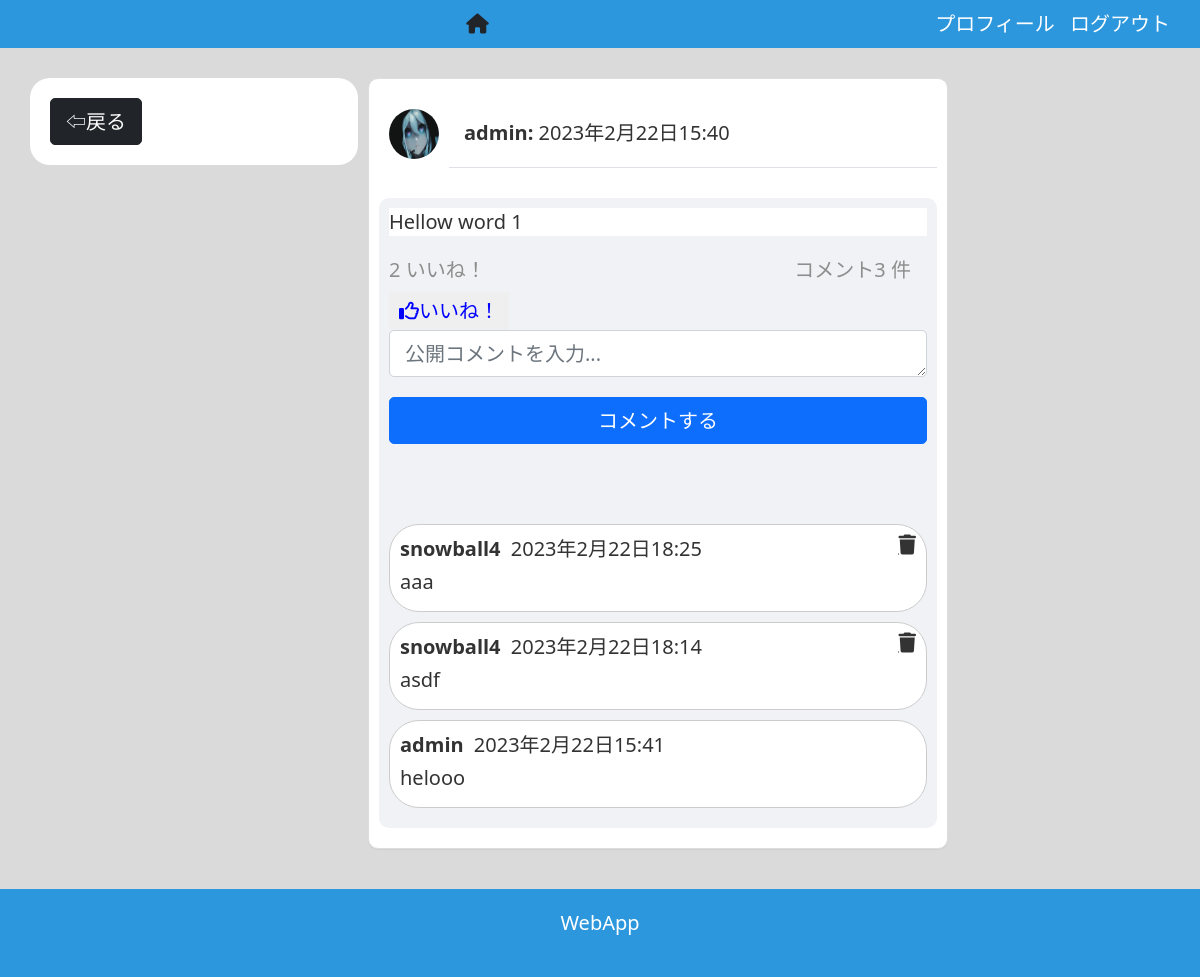
Page /social/post/70/ (signed in) on the committed database.
### social/models.py (models this page shows)
class Post(models.Model):
    body = models.TextField()
    created_on = models.DateTimeField(default=timezone.now)
    author = models.ForeignKey(User, on_delete=models.CASCADE)
    likes = models.ManyToManyField(User, blank = True, related_name = 'likes')
    dislikes = models.ManyToManyField(User, blank = True, related_name= 'dislikes')
    image = models.ImageField(upload_to='uploads/posts', blank=True, null=True)

class UserProfile(models.Model):
    user = models.OneToOneField(User, primary_key=True, verbose_name='user', related_name='profile', on_delete=models.CASCADE)
    name = models.CharField(max_length=30, blank=True, null=True)
    bio = models.TextField(max_length=500, blank=True, null=True)
    birth_date = models.DateField(null=True, blank=True)
    location = models.CharField(max_length=100, blank=True, null = True)
    picture = models.ImageField(upload_to='uploads/profile_pictures',default='uploads/profile_pictures/default.png', blank=True)

class Comment(models.Model):
    comment = models.TextField()
    created_on = models.DateTimeField(default=timezone.now)
    post = models.ForeignKey('Post', on_delete=models.CASCADE,related_name='comments')
    author = models.ForeignKey(User, on_delete=models.CASCADE)

### social/views.py (the view, shortened to what this page needs)
# urls.py: path('post/<int:pk>/', PostDetailView.as_view(), name='post-detail'),
class PostDetailView(LoginRequiredMixin, View):
    def get(self, request, pk, *args, **kwargs):
        post = Post.objects.get(pk=pk)
        form = CommentForm()
        comments = Comment.objects.filter(post=post).order_by('-created_on')
        context = {
            'post': post,
            'form': form,
            'comments': comments,
        }
        return render(request, 'social/post_detail.html', context)

### social/forms.py
class CommentForm(forms.ModelForm):
    comment = forms.CharField(
        label='',
        widget=forms.Textarea(
            attrs={'rows': '1',
                   'placeholder': '公開コメントを入力...',
                   }
        ))
    class Meta:
        model = Comment
        fields = ['comment']

### social/templates/social/post_detail.html (shortened to what this page needs)
{% extends 'social/base.html' %}
{% load crispy_forms_tags %}
{% block content %}
<body>
  <header>
    <div class="header-center mx-auto">
      <i class="fa-solid fa-house"></i>
    </div>
    <div class="header-right">
      <a href="{% url 'profile' user.profile.pk %}">プロフィール</a>
      <a href="{% url 'account_logout' %}">ログアウト</a>
    </div>
  </header>
  <main>
    <div class="left-column">
      <div class="following">
          <a href="{% url 'post-list' %}" class="btn btn-dark">⇦戻る</a>
      </div>
    </div>
    <div class="center-column">
      <div class="post">
      <div class="post-header">
        <img src="{{ post.author.profile.picture.url }}" alt="Profile picture" />
        <div class="container">
          <div class="row justify-content-left mt-3">
            <div class="col-md-700 col-sm-50  border-bottom">
              <p>
              <strong>{{ post.author }}: </strong>{{ post.created_on }}
            </p>
            </div>
          </div>
        </div>
      </div>
      <div class="post-content">
        <p>{{ post.body|linebreaksbr }}</p>
                  <div class="post-info" style="justify-content: space-between;">
                <span class="comments">{{ post.likes.all.count }} いいね！</span>
            <span class="comments">コメント{{ post.comments.count }} 件</span>
          </div>
        <form method="POST" action="{% url 'like' post.pk %}">
          <button style="border: none; box-shadow: none; color: blue;" type="submit"><i class="far fa-thumbs-up">いいね！</i>
          </button>
        </form>
      <div class="row justify-content-center mt- 3 mb-5">
        <div class="border-botton" style="margin-bottom: 20px">
          <form method="POST">
            {{ form | crispy }}
            <div class="d-grid grap-2">
              <button class="btn btn-primary mt-3"">コメントする</button>
            </div>
          </form>
        </div>
      </div>
        {% for comment in comments %}
        <div class="comment-container">
            <div>
              <p>
                <strong>{{ comment.author }}</strong> {{ comment.created_on }}
                {% if request.user == comment.author %}
                <a href="{% url 'comment-delete' post.pk comment.pk %}" style="color: #333;display:flex ;float: right;"><i
                    class="fas fa-trash"></i></a>
                {% endif %}
              </p>
              <p>{{ comment.comment|linebreaksbr }}</p>
            </div>
          </div>
        {% endfor %}
    </div>
</div>
  </main>
</body>
<footer style="background-color: #2d97dd;">
  <p>WebApp</p>
</footer>
{% endblock content %}

### social/templates/social/base.html (shortened to what this page needs)
{% extends 'landing/base.html' %}
{% load crispy_forms_tags %}

### landing/templates/landing/base.html (shortened to what this page needs)
<!DOCTYPE html>
<html lang="jp">
  <head>
    <link
      href="https://cdn.jsdelivr.net/npm/bootstrap@5.0.2/dist/css/bootstrap.min.css"
      rel="stylesheet "
    />
  </head>
  <body>
    {% block content %} {% endblock content %}
  </body>
</html>

### landing/templates/landing/base.html (style rules this page uses)
* { box-sizing: border-box; font-size: 30px; font-weight: 500; line-height: 1.4; }
body { font-family: Arial, sans-serif; background-color: #dadada; }
header { background-color: #2d97dd; display: flex; justify-content: space-between; padding: 10px 20px; }
.header-right a { justify-content: right; color: white; margin-right: 10px; text-decoration: none; }
button[type="submit"] { border: none; color: white; padding: 5px 10px; }
main { display: flex; margin: 20px; }
.left-column { width: 20%; }
.center-column { width: 50%; }
.left-column { width: 30%; }
.suggested-friends, .group, .following { background-color: #fff; padding: 20px; margin: 10px; border-radius: 20px; }
.post { width: 100%; margin: 10px 0; background-color: #fff; color: #333; text-align: left; padding: 10px; border-radius: 20px; }
.post { background-color: white; border: 1px solid #ddd; border-radius: 10px; box-shadow: 0px 1px 1px rgba(0, 0, 0, 0.05); margin-bottom: 20px; padding: 10px; }
.post img { border-radius: 50%; height: 40px; margin-right: 10px; width: 40px; }
.post-info { display: flex; align-items: center; font-size: 14px; color: #606770; margin-bottom: 8px; }
.post-info span { margin-right: 16px; }
.post-info span.comments { color: #8e8e8e; }
.post-header { align-items: center; margin-bottom: 10px; }
.post-content { font-size: 1.2rem; line-height: 1.5; margin-top: 1rem; padding: 0.5rem; background-color: #f0f2f5; border-radius: 0.5rem; }
.comment-container { margin-bottom: 10px; }
.comment-container p { margin-bottom: 5px; }
.comment-container strong { font-weight: bold; margin-right: 5px; }
.comment-container a { margin-left: 10px; }
.post-header { display: flex; align-items: center; margin-bottom: 10px; background-color: #fff; border-radius: 25px; padding-top: 10px; padding-bottom: 10px; }
.post-header img { width: 50px; height: 50px; border-radius: 25px; margin-right: 10px; margin-left: 10px; }
.post-content { flex-direction: column; align-items: center; margin-bottom: 10px; }
.post-content p { background-color: #fff; }
.comment-container { border: 1px solid #ccc; margin-bottom: 10px; margin-top: 10px; padding: 10px; background-color: #fff; max-height: 200px; overflow: auto; border-radius: 30px; }
footer { background-color: #cc3333; color: white; display: flex; justify-content: center; padding: 20px; }
.form-control { white-space: pre-wrap; }

### social/templates/social/post_detail.html (style rules this page uses)
* { box-sizing: border-box; font-size: 20px; font-weight: 500; line-height: 1.4; }
body { background-color: #dadada; }

### rows in the picture
Post: author.profile.picture (picture), author "admin", created_on "2023年2月22日15:40", body "Hellow word 1", likes.all.count "2", comments.count "3"
Comment: author "snowball4", created_on "2023年2月22日18:25", comment "aaa"
Comment: author "snowball4", created_on "2023年2月22日18:14", comment "asdf"
Comment: author "admin", created_on "2023年2月22日15:41", comment "helooo"
